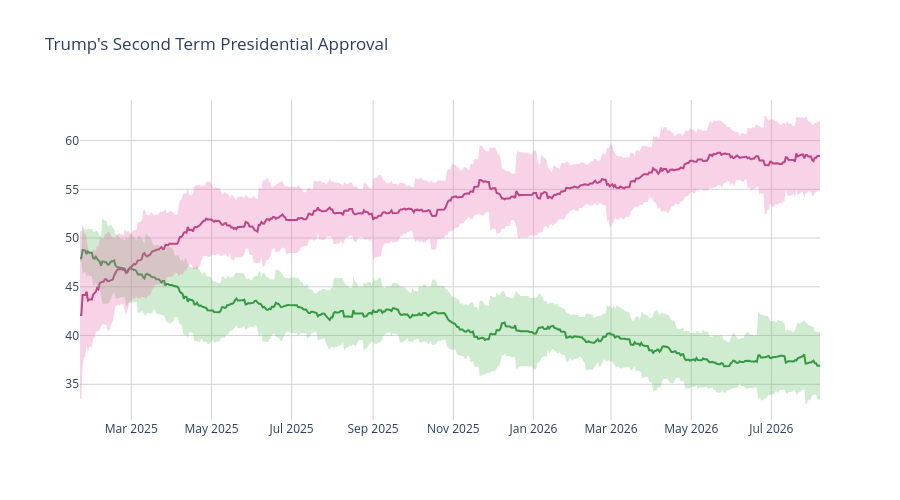

Notebook cell for this chart:
### Code cell
disappr_ci_hex = "#e86eaf"
appr_ci_hex = "#60be65"
disappr_ci_rgba = "rgba(232, 110, 175, 0.3)"
appr_ci_rgba = "rgba(96, 190, 101, 0.3)"
grid_col = "#d4d2d2"


# Approve
fig = go.Figure(go.Scatter(
    x=pres['end_date'],
    y=pres['approve'],
    hovertemplate="%{y:.2f}%",
    name="<b>Approve</b>",
    line=dict(color="#228833"),
    showlegend=False
))

# Disapprove
fig.add_trace(go.Scatter(
    x=pres['end_date'],
    y=pres['disapprove'],
    hovertemplate="%{y:.2f}%",
    name="<b>Disapprove</b>",
    line=dict(color="#aa3377"),
    showlegend=False
    )
)

# Approve CI
fig.add_traces([

    # Upper bound
    go.Scatter(
        x=pres['end_date'],
        y=pres['approve_upper_ci'],
        marker=dict(color=appr_ci_hex),
        line=dict(width=0),
        mode='lines',
        showlegend=False,
        hoverinfo="skip"
    ),

    # Lower bound
    go.Scatter(
        x=pres['end_date'],
        y=pres['approve_lower_ci'],
        marker=dict(color=appr_ci_hex),
        line=dict(width=0),
        mode='lines',
        fillcolor=appr_ci_rgba,
        fill="tonexty",
        showlegend=False,
        hoverinfo="skip"
    )
])

# Disapprove CI
fig.add_traces([

    # Upper bound
    go.Scatter(
        x=pres['end_date'],
        y=pres['disapprove_upper_ci'],
        marker=dict(color=disappr_ci_hex),
        line=dict(width=0),
        mode='lines',
        showlegend=False,
        hoverinfo="skip"
    ),

    # Lower bound
    go.Scatter(
        x=pres['end_date'],
        y=pres['disapprove_lower_ci'],
        marker=dict(color=disappr_ci_hex),
        line=dict(width=0),
        mode='lines',
        fillcolor=disappr_ci_rgba,
        fill="tonexty",
        showlegend=False,
        hoverinfo="skip"
    )
])

fig.update_layout(
    title=dict(text="Trump's Second Term Presidential Approval"),
    hovermode="x"
)

fig.update_xaxes(gridcolor=grid_col)
fig.update_yaxes(gridcolor=grid_col)

fig.update_layout(hovermode="x", hoverlabel_align="right", plot_bgcolor="rgba(0, 0, 0, 0)", height=500)
fig.show()

### Figure 1 — Plotly figure (JSON) as saved in the notebook; plotly's stock layout.template omitted (floating-point values rounded to 4 significant figures; data arrays with more than 128 entries replaced by an {"elided": "..."} marker saying what was removed)
{"data": [{"hovertemplate": "%{y:.2f}%", "line": {"color": "#228833"}, "name": "<b>Approve</b>", "showlegend": false, "type": "scatter", "x": {"elided": "564 str values"}, "y": {"elided": "564 float values"}}, {"hovertemplate": "%{y:.2f}%", "line": {"color": "#aa3377"}, "name": "<b>Disapprove</b>", "showlegend": false, "type": "scatter", "x": {"elided": "564 str values"}, "y": {"elided": "564 float values"}}, {"hoverinfo": "skip", "line": {"width": 0}, "marker": {"color": "#60be65"}, "mode": "lines", "showlegend": false, "type": "scatter", "x": {"elided": "564 str values"}, "y": {"elided": "564 float values"}}, {"fill": "tonexty", "fillcolor": "rgba(96, 190, 101, 0.3)", "hoverinfo": "skip", "line": {"width": 0}, "marker": {"color": "#60be65"}, "mode": "lines", "showlegend": false, "type": "scatter", "x": {"elided": "564 str values"}, "y": {"elided": "564 float values"}}, {"hoverinfo": "skip", "line": {"width": 0}, "marker": {"color": "#e86eaf"}, "mode": "lines", "showlegend": false, "type": "scatter", "x": {"elided": "564 str values"}, "y": {"elided": "564 float values"}}, {"fill": "tonexty", "fillcolor": "rgba(232, 110, 175, 0.3)", "hoverinfo": "skip", "line": {"width": 0}, "marker": {"color": "#e86eaf"}, "mode": "lines", "showlegend": false, "type": "scatter", "x": {"elided": "564 str values"}, "y": {"elided": "564 float values"}}], "layout": {"height": 500, "hoverlabel": {"align": "right"}, "hovermode": "x", "plot_bgcolor": "rgba(0, 0, 0, 0)", "title": {"text": "Trump's Second Term Presidential Approval"}, "xaxis": {"gridcolor": "#d4d2d2"}, "yaxis": {"gridcolor": "#d4d2d2"}}}
